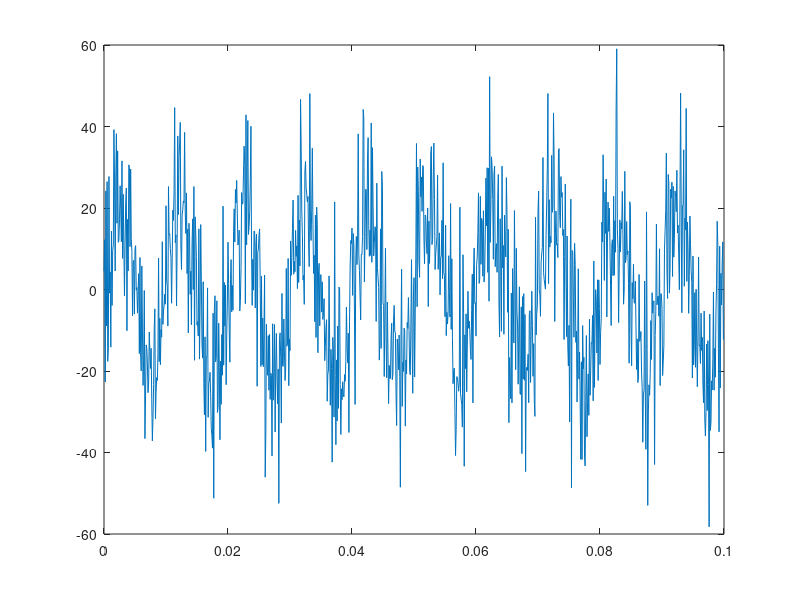

This chart was generated by the following MATLAB code: (Note: this script raises an error after producing the figure.)
%%
clc
clear
close all

f=1e2;                  %signal frequency
N=1000;
fs=1e4;                 %sampling frequency
Ts=1/fs;                
t=(0:N-1)*Ts;

s=20*sin(2*pi*f*t);          %signal
s=awgn(s,1,'measured');

figure
plot(t,s)

figure
plotSpectral(s,fs)

figure
plotSpectral2(s,fs)

figure
plotPowerSpectrum(s,fs)

figure
plotSquareSpectrum(s,fs)

figure
%plotBispectra(s,fs)
